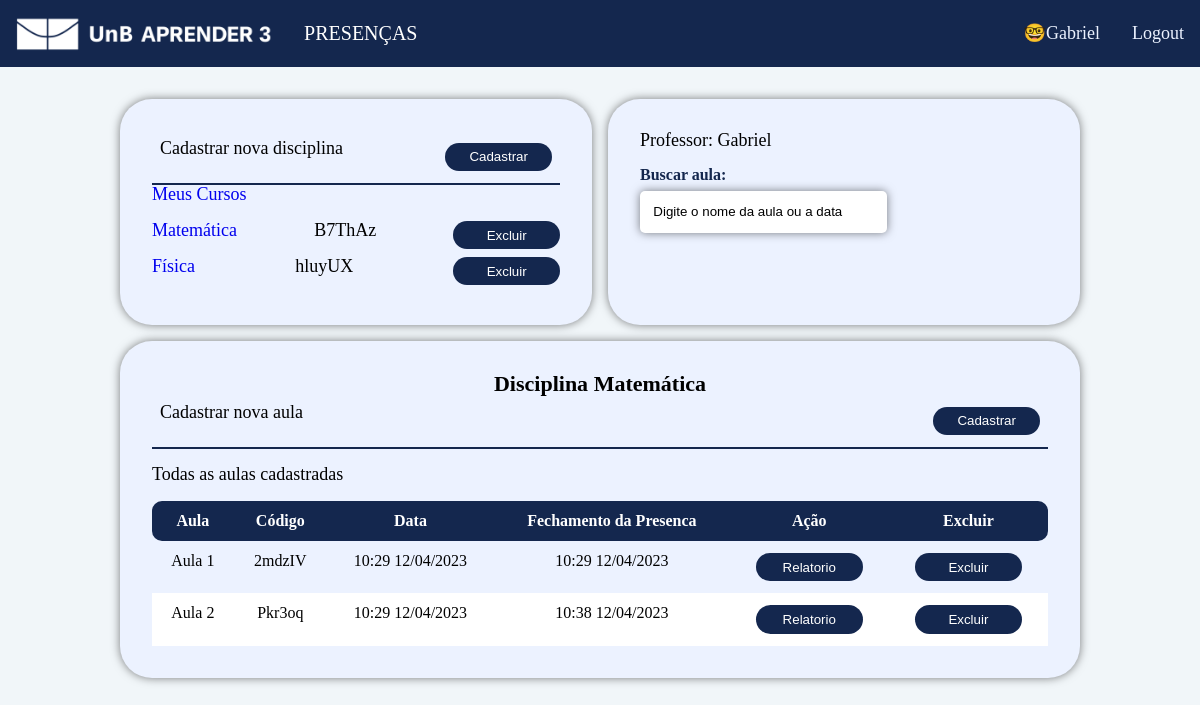
The app's page /disciplina/1 (signed in) with its own data.
### app/models.py (models this page shows, shortened)
class User(db.Model, UserMixin):
    matricula = db.Column(db.String(9), primary_key=True, unique=True, nullable=False)
    email = db.Column(db.String(100), unique=True, nullable=False)
    nome = db.Column(db.String(100), nullable=False)
    senha_hash = db.Column(db.String(100), nullable=False)
    eh_professor = db.Column(db.Boolean, nullable=True, default=False)
    presenca_todas_aulas = db.relationship('Presenca')
    @property
    def senha(self):
        return self.senha

class Disciplina(db.Model):
    id = db.Column(db.Integer, primary_key=True, autoincrement=True)
    nome = db.Column(db.String(100), nullable=False)
    professor_matricula = db.Column(db.String, db.ForeignKey('user.matricula'), nullable=True)
    codigo = db.Column(db.Integer, nullable=True, unique=True)
    professor = db.relationship('User', backref='disciplinas_ministradas', foreign_keys=[professor_matricula])
    alunos = db.relationship('User', secondary=alunos_disciplinas, backref='disciplinas_matriculadas')
    aulas = db.relationship('Aula', cascade='all, delete-orphan')

class Aula(db.Model):
    id = db.Column(db.Integer, primary_key=True, autoincrement=True)
    nome = db.Column(db.String(100), nullable=False)
    codigo = db.Column(db.Integer, nullable=True)
    aberta = db.Column(db.Boolean, nullable=True, default=False)
    data = db.Column(db.DateTime, nullable=True, default=datetime.now(fuso_horario))
    data_fechamento = db.Column(db.DateTime, nullable=True, default=datetime.now(fuso_horario))
    disciplina_id = db.Column(db.Integer, db.ForeignKey('disciplina.id'), nullable=False)
    presencas = db.relationship('Presenca', cascade='all, delete-orphan')
    disciplina = db.relationship('Disciplina', back_populates='aulas')

### app/routes.py (the view)
@app.route('/disciplina/<int:disciplina_id>')
@login_required
@professor_required
def disciplina_page(disciplina_id):
    disciplinas = Disciplina.query.filter_by(professor=current_user).all()
    disciplina = list(filter(lambda d: d.id == disciplina_id, disciplinas))[0]
    return render_template('pages/professor.html', disciplina=disciplina, disciplinas=disciplinas, aulas=disciplina.aulas)

### app/models.py (called while the page is built)
@login_manager.user_loader
def load_user(matricula):
    return User.query.get(matricula)

### app/utils.py (called while the page is built)
def professor_required(f):
    @wraps(f)
    def decorated_function(*args, **kwargs):
        if not current_user.is_authenticated:
            return current_app.login_manager.unauthorized()
        elif not current_user.eh_professor:
            abort(403)
        return f(*args, **kwargs)
    return decorated_function

### app/templates/pages/professor.html (shortened to what this page needs)
{% extends 'base_template.html' %} {% block content %}
<section class="grid_professor">
  <section class="container" id="side_bar">
    <div class="aula">
      <p class="container__texto">Cadastrar nova disciplina</p>
      <button
        class="button"
        onclick="document.getElementById('modal_disciplina').style.display='block'"
      >
        Cadastrar
      </button>
    </div>
      <h2 class="container__texto">
        <a href="{{ url_for('professor_page' ) }}">Meus Cursos</a>
      </h2>
    <ul>
      {% for disciplina in disciplinas %}
      <li class="container__lista_disciplina">
          <p class="container__texto"><a href="{{ url_for('disciplina_page', disciplina_id=disciplina.id ) }}">
            {{disciplina.nome}}
          </a></p>
          <p class="container__texto">{{disciplina.codigo}}</p>
          <a
            href="{{ url_for('deletar_disciplina', disciplina_id=disciplina.id ) }}"
            onclick="return confirm('Tem certeza de que deseja excluir esta aula?')"
            ><button class="button">Excluir</button>
          </a>
      </li>
      {% endfor %}
    </ul>
  </section>
  <section class="container" id="side_bar">
    <p class="container__texto">Professor: {{current_user.nome}}</p>
    <div class="busca login__card-campo">
      <label for="search">Buscar aula: </label>
      <input
        type="text"
        id="search"
        name="search"
        placeholder="Digite o nome da aula ou a data"
      />
    </div>
  </section>
  {% if disciplina or disciplinas %}
  <section class="container">
    <h1 class="container__titulo">Disciplina {{disciplina.nome}}</h1>
    <div class="aula">
      <p class="container__texto">Cadastrar nova aula</p>
      <button
        class="button"
        onclick="document.getElementById('modal').style.display='block'"
      >
        Cadastrar
      </button>
    </div>
    <div class="presenca">
      <h1 class="container__texto">Todas as aulas cadastradas</h1>
      <table class="table-striped-columns">
        <thead>
          <tr>
            <th>Aula</th>
            <th>Código</th>
            <th>Data</th>
            <th>Fechamento da Presenca</th>
            <th>Ação</th>
            <th>Excluir</th>
          </tr>
        </thead>
        <tbody>
          {% for aula in aulas %}
          <tr>
            <td>{{aula.nome}}</td>
            <td>{{aula.codigo}}</td>
            <td>{{aula.data.strftime('%H:%M %d/%m/%Y')}}</td>
            <td>
              {% if aula.aberta %} ---- {% else %}
              {{aula.data_fechamento.strftime('%H:%M %d/%m/%Y')}} {% endif %}
            </td>
            <td>
              {% if aula.aberta %}
              <a href="{{ url_for('fechar_presenca_aula', aula_id=aula.id, disciplina_id=disciplina.id ) }}"
                ><button class="button">Fechar</button></a
              >
              {% else %}
              <a href="{{ url_for('relatorio_presenca', aula_id=aula.id ) }}"
                ><button class="button">Relatorio</button></a
              >
              {% endif %}
            </td>
            <td>
              <a
                href="{{ url_for('deletar_aula', aula_id=aula.id ) }}"
                onclick="return confirm('Tem certeza de que deseja excluir esta aula?')"
                ><button class="button">Excluir</button>
              </a>
            </td>
          </tr>
          {% endfor %}
        </tbody>
      </table>
    </div>
  </section>
  {% endif %}
</section>
{% endblock%}

### app/templates/base_template.html (shortened to what this page needs)
<!DOCTYPE html>
<html lang="en">
  <head>
    <link rel="stylesheet" />
    <link rel="stylesheet" href="../static/style.css" />
    <link rel="stylesheet" href="../static/reset.css" />
  </head>
  <body>
    <header>
      <nav class="navbar">
        <div class="navbar__items">
          <img src="../static/img/LOGOAPRENDER 3.png" alt="" />
          <span class="navbar__texto">Presenças</span>
        </div>
        <div class="navbar__items">
          {% if not current_user.is_authenticated %}
          <a class="navbar__link" href="{{ url_for('login_page') }}">Login</a>
          <a class="navbar__link" href="{{ url_for('register_page') }}"
            >Registrar</a
          >
          {% else %}
          <span class="navbar__nome">🤓{{ current_user.nome }}</span>
          <a class="navbar__link" href="{{ url_for('logout_page') }}">Logout</a>
          {% endif %}
        </div>
      </nav>
    </header>
    <main>
       {% block content %}{% endblock %}
    </main>
  </body>
</html>

### app/static/style.css (style rules this page uses)
:root { --cor-primaria: #f1f6f9; --cor-secundaria: #14274e; --cor-terciaria: #394867; --cor-quaternaria: #ecf2ff; --cor-clara: #ffffff; --cor-escura: #000000; }
body { background-color: var(--cor-primaria); }
.button { background-color: var(--cor-secundaria); color: var(--cor-clara); padding: 0.5em 1em; width: 8em; border-radius: 20px; border: none; cursor: pointer; transition: all 0.5s ease-in-out; }
.container { background-color: var(--cor-quaternaria); box-sizing: border-box; border-radius: 2em; padding: 2em; box-shadow: 0 0 10px 0 rgba(0, 0, 0, 0.5); }
.aula { display: flex; align-items: center; justify-content: space-between; padding: 0.5em; border-bottom: solid 2px var(--cor-secundaria); overflow-y: auto; }
.container__titulo { font-size: 22px; font-weight: 700; text-align: center; }
.container__texto { font-size: 18px; font-weight: 500; margin-bottom: 1em; }
.container__lista_disciplina { display: flex; justify-content: space-between; }
.presenca { margin-top: 1em; }

### app/static/navbar.css (style rules this page uses)
.navbar { background-color: var(--cor-secundaria); padding: 1em; display: flex; flex-wrap: wrap; align-items: center; justify-content: space-between; }
.navbar__items { display: flex; align-items: center; gap: 2em; flex-wrap: wrap; }
.navbar__texto, .navbar__link { color: var(--cor-clara); }
.navbar__texto { font-size: 20px; text-transform: uppercase; color: var(--cor-clara); }
.navbar__link, .navbar__nome { font-size: 18px; color: #ecf2ff; }
.navbar img { max-height: 35px; }
.navbar a { transition: all 0.3s ease-in-out; }

### app/static/login.css (style rules this page uses)
.login__card-campo { display: flex; flex-direction: column; gap: 0.5em; width: 60%; }
.login__card-campo label { font-weight: 700; color: var(--cor-secundaria); }
.login__card-campo input { border: none; background-color: var(--cor-clara); padding: 1em; min-width: 90%; box-shadow: 0 0 10px 0 rgba(0, 0, 0, 0.5); border-radius: 5px; }
.login__card-campo input::placeholder { color: var(--cor-cinza); opacity: 1; }

### app/static/table.css (style rules this page uses)
.table-striped-columns { width: 100%; border-collapse: collapse; border-spacing: 0; background-color: var(--cor-quaternaria); overflow: auto; }
table { overflow-x: auto; }
.table-striped-columns th, .table-striped-columns td { padding: 0.75rem; vertical-align: top; text-align: center; }
.table-striped-columns th { background-color: var(--cor-secundaria); color: var(--cor-clara); font-size: 1rem; font-weight: 700; }
.table-striped-columns th:nth-child(1) { border-bottom-left-radius: 10px; border-top-left-radius: 10px; }
.table-striped-columns th:last-child { border-bottom-right-radius: 10px; border-top-right-radius: 10px; }
.table-striped-columns tbody tr:nth-child(odd) td { background-color: var(--cor-quaternaria); }
.table-striped-columns tbody tr:nth-child(even) td { background-color: var(--cor-clara); }

### app/static/professor.css (style rules this page uses)
.grid_professor { display: grid; grid-template-columns: 1fr 1fr; grid-template-rows: auto; gap: 1rem; margin: 2em auto 0 auto; width: 80%; }
.container:nth-child(1) { margin-right: 0; }
.container:nth-child(2) { grid-column: 2 / 3; grid-row: 1 / 2; }
.container:nth-child(3) { grid-column: 1 / 3; grid-row: 2 / 3; }

### records on screen
User: nome "Gabriel"
Disciplina: nome "Matemática", codigo "B7ThAz"
Disciplina: nome "Física", codigo "hluyUX"
Aula: nome "Aula 1", codigo "2mdzIV", data "10:29 12/04/2023", data_fechamento "10:29 12/04/2023"
Aula: nome "Aula 2", codigo "Pkr3oq", data "10:29 12/04/2023", data_fechamento "10:38 12/04/2023"
